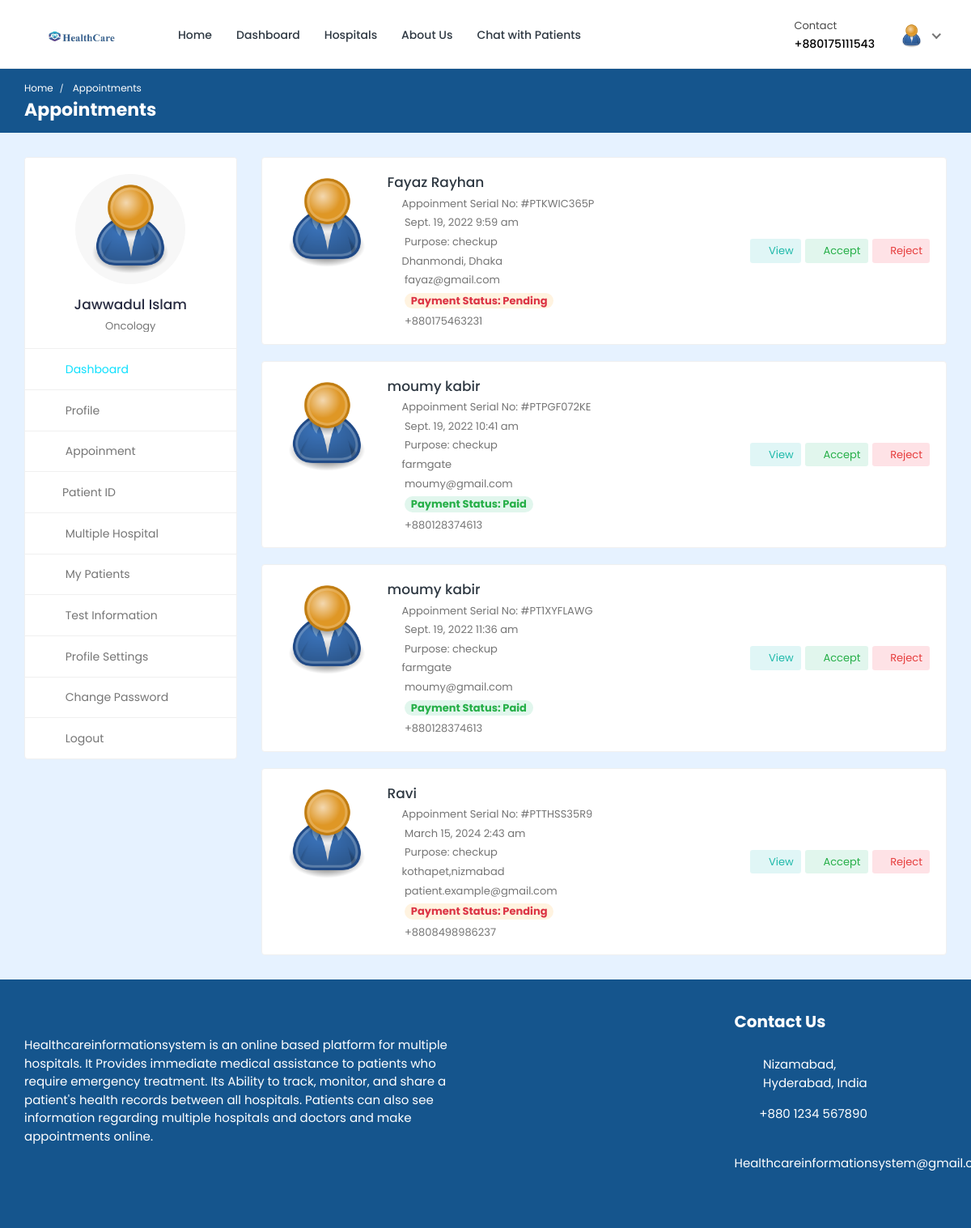
The app's page /doctor/appointments/ (signed in) with its own data.
### doctor/models.py (models this page shows, shortened)
class Doctor_Information(models.Model):
    DOCTOR_TYPE = (
        ('Cardiologists', 'Cardiologists'),
        ('Neurologists', 'Neurologists'),
        ('Pediatricians', 'Pediatricians'),
        ('Physiatrists', 'Physiatrists'),
        ('Dermatologists', 'Dermatologists'),
    )
    doctor_id = models.AutoField(primary_key=True)
    user = models.OneToOneField(User, on_delete=models.CASCADE, null=True, blank=True, related_name='profile')
    name = models.CharField(max_length=200, null=True, blank=True)
    username = models.CharField(max_length=200, null=True, blank=True)
    gender = models.CharField(max_length=200, null=True, blank=True)
    description = models.TextField(max_length=1000, null=True, blank=True)
    department = models.CharField(max_length=200, choices=DOCTOR_TYPE, null=True, blank=True)
    department_name = models.ForeignKey(hospital_department, on_delete=models.SET_NULL, null=True, blank=True)
    specialization = models.ForeignKey(specialization, on_delete=models.SET_NULL, null=True, blank=True)
    featured_image = models.ImageField(upload_to='doctors/', default='doctors/user-default.png', null=True, blank=True)
    certificate_image = models.ImageField(upload_to='doctors_certificate/', default='doctors_certificate/default.png', null=True, blank=True)
    email = models.EmailField(max_length=200, null=True, blank=True)
    phone_number = models.CharField(max_length=200, null=True, blank=True)
    nid = models.CharField(max_length=200, null=True, blank=True)
    visiting_hour = models.CharField(max_length=200, null=True, blank=True)
    consultation_fee = models.IntegerField(null=True, blank=True)
    report_fee = models.IntegerField(null=True, blank=True)
    dob = models.CharField(max_length=200, null=True, blank=True)
    institute = models.CharField(max_length=200, null=True, blank=True)
    degree = models.CharField(max_length=200, null=True, blank=True)
    completion_year = models.CharField(max_length=200, null=True, blank=True)
    work_place = models.CharField(max_length=200, null=True, blank=True)
    designation = models.CharField(max_length=200, null=True, blank=True)
    start_year = models.CharField(max_length=200, null=True, blank=True)
    end_year = models.CharField(max_length=200, null=True, blank=True)
    register_status =  models.CharField(max_length=200, null=True, blank=True)
    hospital_name = models.ForeignKey(Hospital_Information, on_delete=models.SET_NULL, null=True, blank=True)

class Appointment(models.Model):
    APPOINTMENT_TYPE = (
        ('report', 'report'),
        ('checkup', 'checkup'),
    )
    APPOINTMENT_STATUS = (
        ('pending', 'pending'),
        ('confirmed', 'confirmed'),
        ('cancelled', 'cancelled'),
    )
    id = models.AutoField(primary_key=True)
    date = models.DateField(null=True, blank=True)
    time = models.CharField(max_length=200, null=True, blank=True)
    doctor = models.ForeignKey(Doctor_Information, on_delete=models.CASCADE, null=True, blank=True)
    patient = models.ForeignKey(Patient, on_delete=models.CASCADE, null=True, blank=True)
    appointment_type = models.CharField(max_length=200, choices=APPOINTMENT_TYPE)
    appointment_status = models.CharField(max_length=200, choices=APPOINTMENT_STATUS)
    serial_number = models.CharField(max_length=200, null=True, blank=True)
    payment_status = models.CharField(max_length=200, null=True, blank=True, default='pending')
    transaction_id = models.CharField(max_length=255, null=True, blank=True)
    message = models.CharField(max_length=255, null=True, blank=True)

### hospital_admin/models.py (models this page shows, shortened)
class specialization(models.Model):
    specialization_id = models.AutoField(primary_key=True)
    specialization_name = models.CharField(max_length=200, null=True, blank=True)
    hospital = models.ForeignKey(Hospital_Information, on_delete=models.CASCADE, null=True, blank=True)

### hospital/models.py (models this page shows, shortened)
class Patient(models.Model):
    patient_id = models.AutoField(primary_key=True)
    user = models.OneToOneField(User, on_delete=models.CASCADE, null=True, blank=True, related_name='patient')
    name = models.CharField(max_length=200, null=True, blank=True)
    username = models.CharField(max_length=200, null=True, blank=True)
    age = models.IntegerField(null=True, blank=True)
    email = models.EmailField(max_length=200, null=True, blank=True)
    phone_number = models.IntegerField(null=True, blank=True)
    address = models.CharField(max_length=200, null=True, blank=True)
    featured_image = models.ImageField(upload_to='patients/', default='patients/user-default.png', null=True, blank=True)
    blood_group = models.CharField(max_length=200, null=True, blank=True)
    history = models.CharField(max_length=200, null=True, blank=True)
    dob = models.CharField(max_length=200, null=True, blank=True)
    nid = models.CharField(max_length=200, null=True, blank=True)
    serial_number = models.CharField(max_length=200, null=True, blank=True)
    login_status = models.CharField(max_length=200, null=True, blank=True, default="offline")

### doctor/views.py (the view)
# urls.py: path('appointments/',views.appointments, name='appointments'),
@csrf_exempt
@login_required(login_url="doctor-login")
def appointments(request):
    doctor = Doctor_Information.objects.get(user=request.user)
    appointments = Appointment.objects.filter(doctor=doctor).filter(appointment_status='pending').order_by('date')
    context = {'doctor': doctor, 'appointments': appointments}
    return render(request, 'appointments.html', context)

### templates/appointments.html (shortened to what this page needs)
{% load static %}
<!DOCTYPE html>
<html lang="en">
  <head>
    <link
      rel="stylesheet"
      href="{% static 'HealthStack-System/css/Normal/bootstrap.min.css' %}"
    />
    <link
      rel="stylesheet"
      href="{% static 'HealthStack-System/plugins/Normal/fontawesome/css/fontawesome.min.css' %}"
    />
    <link
      rel="stylesheet"
      href="{% static 'HealthStack-System/plugins/Normal/fontawesome/css/all.min.css' %}"
    />
    <link
      rel="stylesheet"
      href="{% static 'HealthStack-System/css/Normal/style.css' %}"
    />
  </head>
  <body>
    <div class="main-wrapper">
      <header class="header">{% include 'doctor-navbar.html' %}</header>
      <div class="breadcrumb-bar">
        <div class="container-fluid">
          <div class="row align-items-center">
            <div class="col-md-12 col-12">
              <nav aria-label="breadcrumb" class="page-breadcrumb">
                <ol class="breadcrumb">
                  <li class="breadcrumb-item">
                    <a href="index-2.html">Home</a>
                  </li>
                  <li class="breadcrumb-item active" aria-current="page">
                    Appointments
                  </li>
                </ol>
              </nav>
              <h2 class="breadcrumb-title">Appointments</h2>
            </div>
          </div>
        </div>
      </div>
      <div class="content">
        <div class="container-fluid">
          <div class="row">
            <div class="col-md-5 col-lg-4 col-xl-3 theiaStickySidebar">
              <div>{% include 'doctor-sidebar.html' %}</div>
            </div>
            <div class="col-md-7 col-lg-8 col-xl-9">
              <div class="appointments">
                {% for app in appointments %}
                <div class="appointment-list">
                  <div class="profile-info-widget">
                    <a href="patient-profile.html" class="booking-doc-img">
                      <img
                        src="{{app.patient.featured_image.url}}"
                        alt="User Image"
                      />
                    </a>
                    <div class="profile-det-info">
                      <h3><a href="{%url 'patient-profile' pk=app.patient.patient_id%}">{{app.patient.name}}</a></h3>
                      <div class="patient-details">
                        <h5>
                          <i class="fas fa-file"></i>Appoinment Serial No: #PT{{app.serial_number}}
                        </h5>
                        <h5>
                          <i class="far fa-clock"></i> {{app.date}} {{app.time}}
                        </h5>
                        <h5>
                          <i class="fas fa-briefcase-medical"></i> Purpose: {{app.appointment_type}}
                        </h5>
                        <h5>
                          <i class="fas fa-map-marker-alt"></i>{{app.patient.address}}
                        </h5>
                        <h5>
                          <i class="fas fa-envelope"></i> {{app.patient.email}}
                        </h5>
                        <h5>
                          {% if app.payment_status == 'pending' %}
                          <i class="fas fa-money-check-alt"></i> <span class="badge badge-pill bg-warning-light">Payment Status: Pending</span>
                          {% endif %}
                          {% if app.payment_status == 'VALID' %}
                          <i class="fas fa-money-check-alt"></i> <span class="badge badge-pill bg-success-light">Payment Status: Paid</span>
                          {% endif %}
                        </h5>
                        <h5 class="mb-0">
                          <i class="fas fa-phone"></i> +880{{app.patient.phone_number}}
                        </h5>
                      </div>
                    </div>
                  </div>
                  <div class="appointment-action">
                    <a href="#" class="btn btn-sm bg-info-light" data-toggle="modal" data-target="#appt_details"><i class="far fa-eye"></i> View</a>
                    <a href="{% url 'accept-appointment' pk=app.id %}" onclick="return confirm('Accept appointment?');" class="btn btn-sm bg-success-light"><i class="fas fa-check"></i> Accept</a>
                    <a href="{% url 'reject-appointment' pk=app.id %}" onclick="return confirm('Reject Appointment?');" class="btn btn-sm bg-danger-light"><i class="fas fa-times"></i> Reject</a>
                  </div>
                </div>
                {% endfor %}
              </div>
            </div>
          </div>
        </div>
      </div>
      {% include 'footer.html' %}
    </div>
  </body>
</html>

### templates/doctor-navbar.html (shortened to what this page needs)
{% load static %}
<nav class="navbar navbar-expand-lg header-nav">
  <div class="navbar-header">
    <a href="{% url 'hospital_home'%}" class="navbar-brand logo">
      <img
        src="{% static 'HealthStack-System/images/Normal/logo.jpg' %}"
        class="img-fluid"
        alt="Logo"
      />
    </a>
  </div>
  <div class="main-menu-wrapper">
    <ul class="main-nav">
      <li>
        <a href="{% url 'hospital_home'%}">Home</a>
      </li>
      <li>
        <a href="{% url 'doctor-dashboard'%}">Dashboard</a>
      </li>
      <li><a href="{% url 'multiple-hospital' %}" style="text-decoration: none;">Hospitals</a></li>
      <li>
        <a href="{% url 'about-us'%}">About Us</a>
      </li>
      <li>
        <a href="{% url 'chat-home' pk=user.id %}">Chat with Patients</a>
      </li>
    </ul>
  </div>
  <ul class="nav header-navbar-rht">
    <li class="nav-item contact-item">
      <div class="header-contact-img">
        <i class="far fa-hospital"></i>
      </div>
      <div class="header-contact-detail">
        <p class="contact-header">Contact</p>
        <p class="contact-info-header">+88{{doctor.phone_number}}</p>
      </div>
    </li>
    <li class="nav-item dropdown has-arrow logged-item">
      <a href="#" class="dropdown-toggle nav-link" data-toggle="dropdown">
        <span class="user-img">
          <img
            class="rounded-circle"
            src="{{ doctor.featured_image.url }}"
            width="31"
            alt="Darren Elder"
          />
        </span>
      </a>
    </li>
  </ul>
</nav>

### templates/doctor-sidebar.html (shortened to what this page needs)
{% load static %}
<div class="profile-sidebar">
  <div class="widget-profile pro-widget-content">
    <div class="profile-info-widget">
      <a href="#" class="booking-doc-img">
        <img
          src="{{ doctor.featured_image.url }}"
          alt="User Image"
        />
      </a>
      <div class="profile-det-info">
        <h3>{{ doctor.name }}</h3>
        <div class="patient-details">
          <h5 class="mb-0">{{doctor.specialization.specialization_name}}</h5>
        </div>
      </div>
    </div>
  </div>
  <div class="dashboard-widget">
    <nav class="dashboard-menu sidebar">
      <ul>
        <li class="active">
          <a href="{% url 'doctor-dashboard' %}">
            <i class="fas fa-columns"></i>
            <span>Dashboard</span>
          </a>
        </li>
        <li>
        <a href="{% url 'doctor-profile' pk=doctor.doctor_id %}">
          <i class="fas fa-user"></i>
          <span>Profile</span>
        </a>
      </li>
        <li>
          <a href="{% url 'appointments'%}">
            <i class="fas fa-user-circle"></i>
            <span>Appoinment</span>
          </a>
        </li>
        <li class="nav-item has-submenu">
            <a href="#" class="nav-link"><i class="fas fa-search"></i><span>Patient ID</span></a>
        </li>
        <li>
          <a href="{% url 'multiple-hospital' %}">
            <i class="fas fa-hospital"></i>
            <span>Multiple Hospital</span>
          </a>
      </li>
        <li>
          <a href="{% url 'my-patients' %}">
            <i class="fas fa-user-injured"></i>
            <span>My Patients</span>
          </a>
        </li>
        <li>
          <a href="{% url 'doctor-test-list'%}" target="_blank">
            <i class="fas fa-hourglass-start"></i>
            <span>Test Information</span>
          </a>
        </li>
        <li>
          <a
            href="{% url 'doctor-profile-settings' %}"
          >
            <i class="fas fa-user-cog"></i>
            <span>Profile Settings</span>
          </a>
        </li>
        <li>
          <a href="{% url 'doctor-change-password' pk=user.id%}">
            <i class="fas fa-lock"></i>
            <span>Change Password</span>
          </a>
        </li>
        <li>
          <a href="{% url 'doctor-logout'%}">
            <i class="fas fa-sign-out-alt"></i>
            <span>Logout</span>
          </a>
        </li>
      </ul>
    </nav>
  </div>
</div>

### records on screen
Doctor_Information: phone_number "0175111543", featured_image (picture), name "Jawwadul Islam", specialization.specialization_name "Oncology"
Appointment: patient.featured_image (picture), patient.name "Fayaz Rayhan", serial_number "KWIC365P", date "Sept. 19, 2022", time "9:59 am", appointment_type "checkup", patient.address "Dhanmondi, Dhaka", patient.email "fayaz@gmail.com", payment_status "Payment Status: Pending", patient.phone_number "175463231"
Appointment: patient.featured_image (picture), patient.name "moumy kabir", serial_number "PGF072KE", date "Sept. 19, 2022", time "10:41 am", appointment_type "checkup", patient.address "farmgate", patient.email "moumy@gmail.com", payment_status "Payment Status: Paid", patient.phone_number "128374613"
Appointment: patient.featured_image (picture), patient.name "moumy kabir", serial_number "1XYFLAWG", date "Sept. 19, 2022", time "11:36 am", appointment_type "checkup", patient.address "farmgate", patient.email "moumy@gmail.com", payment_status "Payment Status: Paid", patient.phone_number "128374613"
Appointment: patient.featured_image (placeholder picture), patient.name "Ravi", serial_number "THSS35R9", date "March 15, 2024", time "2:43 am", appointment_type "checkup", patient.address "kothapet,nizmabad", patient.email "patient.example@gmail.com", payment_status "Payment Status: Pending", patient.phone_number "8498986237"
